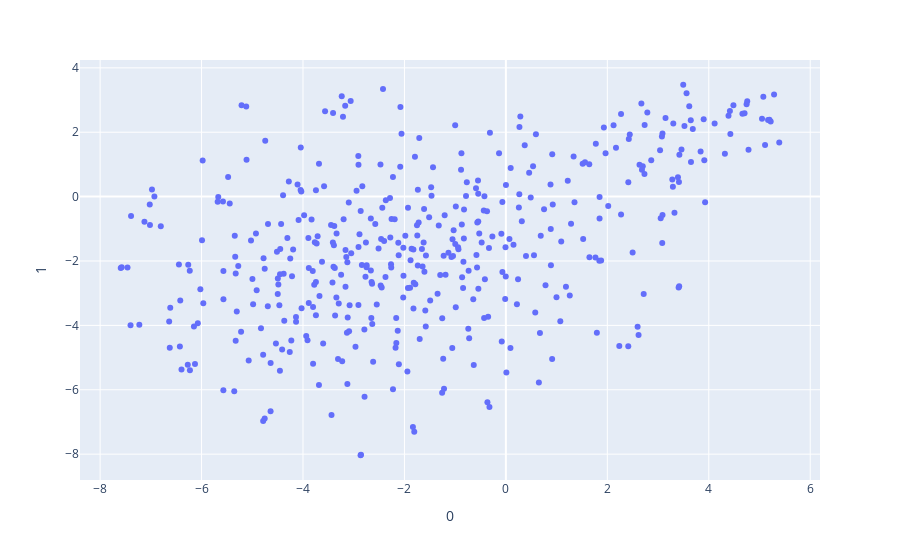

Here is the notebook cell this chart was saved with:
### Code cell
# Take a sample of 1000 words from the dataset and plot in word embedding model using TSNE. 

sample_size = 1000
sample_words = random.sample(urban_words,sample_size)
found_words = [i for i in sample_words if i in model.wv.index_to_key]
arr = model.wv[found_words]
tsne = TSNE(2)
t_arr = tsne.fit_transform(arr)
plot_df = pd.DataFrame(t_arr)
plot_df["words"] = found_words
fig = px.scatter(plot_df,x=0, y=1,hover_data= ["words"])

fig.write_html("sample_2d.html")
fig.show()

### Figure 1 — Plotly figure (JSON) as saved in the notebook; plotly's stock layout.template omitted (floating-point values rounded to 4 significant figures; data arrays with more than 128 entries replaced by an {"elided": "..."} marker saying what was removed)
{"data": [{"customdata": {"elided": "433x1 str values"}, "hovertemplate": "0=%{x}<br>1=%{y}<br>words=%{customdata[0]}<extra></extra>", "legendgroup": "", "marker": {"color": "#636efa", "symbol": "circle"}, "mode": "markers", "name": "", "orientation": "v", "showlegend": false, "type": "scatter", "x": {"elided": "433 float values"}, "xaxis": "x", "y": {"elided": "433 float values"}, "yaxis": "y"}], "layout": {"legend": {"tracegroupgap": 0}, "margin": {"t": 60}, "xaxis": {"anchor": "y", "domain": [0, 1], "title": {"text": "0"}}, "yaxis": {"anchor": "x", "domain": [0, 1], "title": {"text": "1"}}}}
